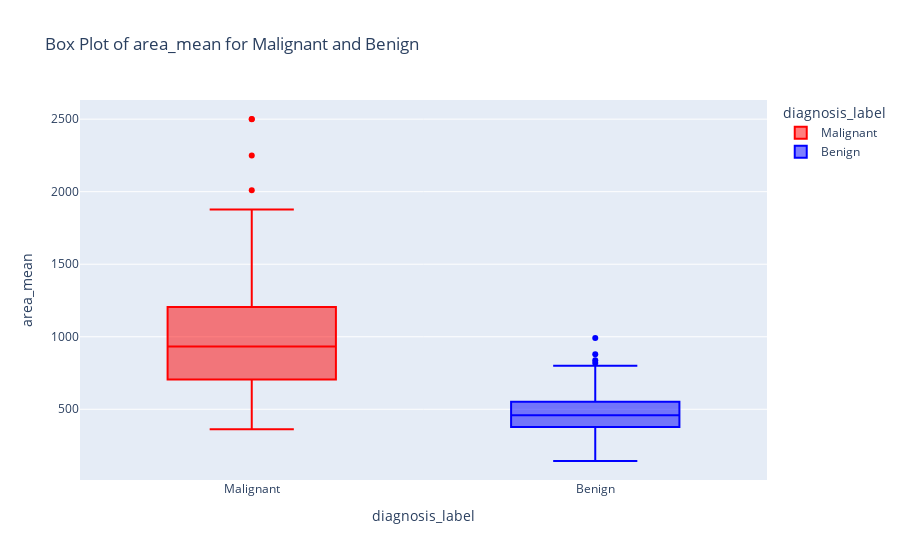
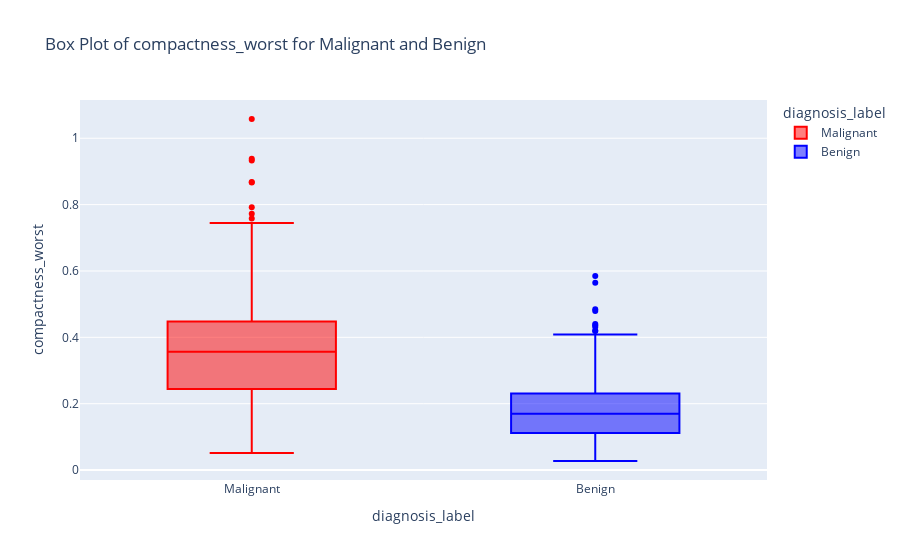

Here is the notebook cell these charts were saved with, in order:
### Markdown cell above
# Box Plot

### Code cell
import plotly.express as px

A = 'area_mean'
B = 'compactness_worst'

selected_data.loc[:, 'diagnosis_label'] = selected_data['diagnosis'].map({1: "Malignant", 0: "Benign"})

custom_colors = {
    "Malignant": "red",
    "Benign": "blue"
}

fig = px.box(
    selected_data,
    x="diagnosis_label", 
    y=A,  
    color="diagnosis_label", 
    color_discrete_map=custom_colors,
    title=f"Box Plot of {A} for Malignant and Benign"
)

fig.show()

fig2 = px.box(
    selected_data,
    x="diagnosis_label",
    y=B,
    color="diagnosis_label",
    color_discrete_map=custom_colors,
    title=f"Box Plot of {B} for Malignant and Benign"
)

fig2.show()

### Figure 1 — Plotly figure (JSON) as saved in the notebook; plotly's stock layout.template omitted (floating-point values rounded to 4 significant figures; data arrays with more than 128 entries replaced by an {"elided": "..."} marker saying what was removed)
{"data": [{"alignmentgroup": "True", "hovertemplate": "diagnosis_label=%{x}<br>area_mean=%{y}<extra></extra>", "legendgroup": "Malignant", "marker": {"color": "red"}, "name": "Malignant", "notched": false, "offsetgroup": "Malignant", "orientation": "v", "showlegend": true, "type": "box", "x": {"elided": "212 str values"}, "x0": " ", "xaxis": "x", "y": {"elided": "212 float values"}, "y0": " ", "yaxis": "y"}, {"alignmentgroup": "True", "hovertemplate": "diagnosis_label=%{x}<br>area_mean=%{y}<extra></extra>", "legendgroup": "Benign", "marker": {"color": "blue"}, "name": "Benign", "notched": false, "offsetgroup": "Benign", "orientation": "v", "showlegend": true, "type": "box", "x": {"elided": "357 str values"}, "x0": " ", "xaxis": "x", "y": {"elided": "357 float values"}, "y0": " ", "yaxis": "y"}], "layout": {"boxmode": "overlay", "legend": {"title": {"text": "diagnosis_label"}, "tracegroupgap": 0}, "title": {"text": "Box Plot of area_mean for Malignant and Benign"}, "xaxis": {"anchor": "y", "categoryarray": ["Malignant", "Benign"], "categoryorder": "array", "domain": [0, 1], "title": {"text": "diagnosis_label"}}, "yaxis": {"anchor": "x", "domain": [0, 1], "title": {"text": "area_mean"}}}}

### Figure 2 — Plotly figure (JSON) as saved in the notebook; plotly's stock layout.template omitted (floating-point values rounded to 4 significant figures; data arrays with more than 128 entries replaced by an {"elided": "..."} marker saying what was removed)
{"data": [{"alignmentgroup": "True", "hovertemplate": "diagnosis_label=%{x}<br>compactness_worst=%{y}<extra></extra>", "legendgroup": "Malignant", "marker": {"color": "red"}, "name": "Malignant", "notched": false, "offsetgroup": "Malignant", "orientation": "v", "showlegend": true, "type": "box", "x": {"elided": "212 str values"}, "x0": " ", "xaxis": "x", "y": {"elided": "212 float values"}, "y0": " ", "yaxis": "y"}, {"alignmentgroup": "True", "hovertemplate": "diagnosis_label=%{x}<br>compactness_worst=%{y}<extra></extra>", "legendgroup": "Benign", "marker": {"color": "blue"}, "name": "Benign", "notched": false, "offsetgroup": "Benign", "orientation": "v", "showlegend": true, "type": "box", "x": {"elided": "357 str values"}, "x0": " ", "xaxis": "x", "y": {"elided": "357 float values"}, "y0": " ", "yaxis": "y"}], "layout": {"boxmode": "overlay", "legend": {"title": {"text": "diagnosis_label"}, "tracegroupgap": 0}, "title": {"text": "Box Plot of compactness_worst for Malignant and Benign"}, "xaxis": {"anchor": "y", "categoryarray": ["Malignant", "Benign"], "categoryorder": "array", "domain": [0, 1], "title": {"text": "diagnosis_label"}}, "yaxis": {"anchor": "x", "domain": [0, 1], "title": {"text": "compactness_worst"}}}}
